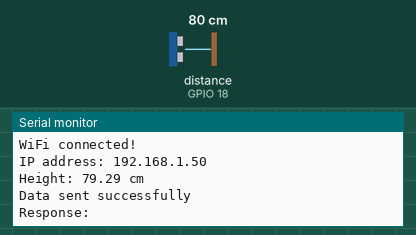
A sketch run on a simulated ESP32. Parts: the last lines printed to the serial monitor. Wiring (inferred from the names in the program): ultrasonic range finder: trigger GPIO 5; echo GPIO 18. The test bench sets the inputs (shaded band); at power-on: distance to the obstacle (sensor on GPIO 18) 80 cm. The echo pulse lasts 58.3 µs per cm; WiFi joins after 1.5 s; servers stay silent unless stated; uploads are accepted with an empty reply.

Above: at 2.7 s.
2.8 s: distance to the obstacle (sensor on GPIO 18) set to 4 cm
At 2.87 s:
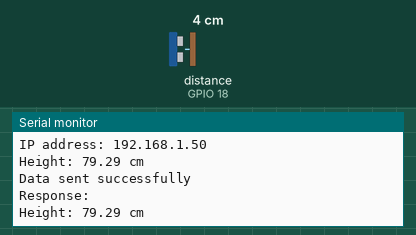
4.5 s: distance to the obstacle (sensor on GPIO 18) set to 9 cm
At 6.1 s:
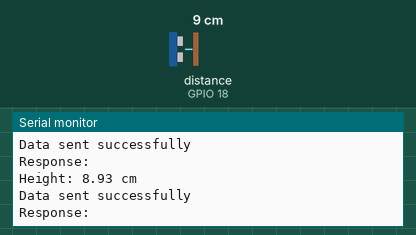
Timing chart, 0 to 7.6 s (numbered marks = the images above; inputs shaded):
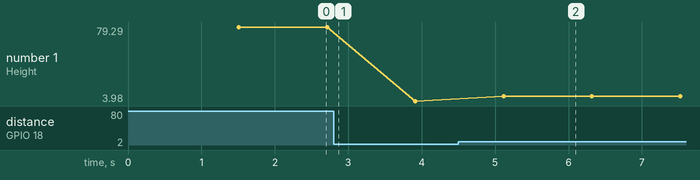

The sketch:

height_sensor.ino
```cpp
#include <WiFi.h>
#include <HTTPClient.h>
#include <ArduinoJson.h>

// WiFi credentials
const char* ssid = "YOUR_WIFI_SSID";
const char* password = "YOUR_WIFI_PASSWORD";

// Server configuration
const char* serverURL = "http://192.168.1.100:3000/api/height"; // Update with your server IP

// Ultrasonic sensor pins
#define TRIG_PIN 5
#define ECHO_PIN 18

// Measurement settings
const int MEASUREMENT_INTERVAL = 1000; // milliseconds
const float SOUND_SPEED = 0.034; // cm/microsecond

void setup() {
  Serial.begin(115200);

  // Initialize ultrasonic sensor pins
  pinMode(TRIG_PIN, OUTPUT);
  pinMode(ECHO_PIN, INPUT);

  // Connect to WiFi
  WiFi.begin(ssid, password);
  Serial.print("Connecting to WiFi");

  while (WiFi.status() != WL_CONNECTED) {
    delay(500);
    Serial.print(".");
  }

  Serial.println();
  Serial.println("WiFi connected!");
  Serial.print("IP address: ");
  Serial.println(WiFi.localIP());
}

void loop() {
  float height = measureHeight();

  if (height > 0) {
    Serial.print("Height: ");
    Serial.print(height);
    Serial.println(" cm");

    sendHeightData(height);
  }

  delay(MEASUREMENT_INTERVAL);
}

float measureHeight() {
  // Clear the trigger pin
  digitalWrite(TRIG_PIN, LOW);
  delayMicroseconds(2);

  // Send 10us pulse to trigger pin
  digitalWrite(TRIG_PIN, HIGH);
  delayMicroseconds(10);
  digitalWrite(TRIG_PIN, LOW);

  // Read the echo pin
  long duration = pulseIn(ECHO_PIN, HIGH);

  // Calculate distance (height)
  float distance = duration * SOUND_SPEED / 2;

  // Filter out invalid readings
  if (distance < 2 || distance > 400) {
    return -1; // Invalid reading
  }

  return distance;
}

void sendHeightData(float height) {
  if (WiFi.status() == WL_CONNECTED) {
    HTTPClient http;
    http.begin(serverURL);
    http.addHeader("Content-Type", "application/json");

    // Create JSON payload
    DynamicJsonDocument doc(1024);
    doc["height"] = height;
    doc["timestamp"] = millis();
    doc["sensor_id"] = "ESP32_001";

    String requestBody;
    serializeJson(doc, requestBody);

    int httpResponseCode = http.POST(requestBody);

    if (httpResponseCode > 0) {
      String response = http.getString();
      Serial.println("Data sent successfully");
      Serial.println("Response: " + response);
    } else {
      Serial.print("Error sending data. HTTP response code: ");
      Serial.println(httpResponseCode);
    }

    http.end();
  } else {
    Serial.println("WiFi not connected");
  }
}
```

Measured:
- after the input at 4.5 s, the serial monitor: prints a new line after 0.62 s (image 2)
- plotted number 1: 79.29 → 3.98 after the input at 2.8 s, 3.98 → 8.93 after the input at 4.5 s
